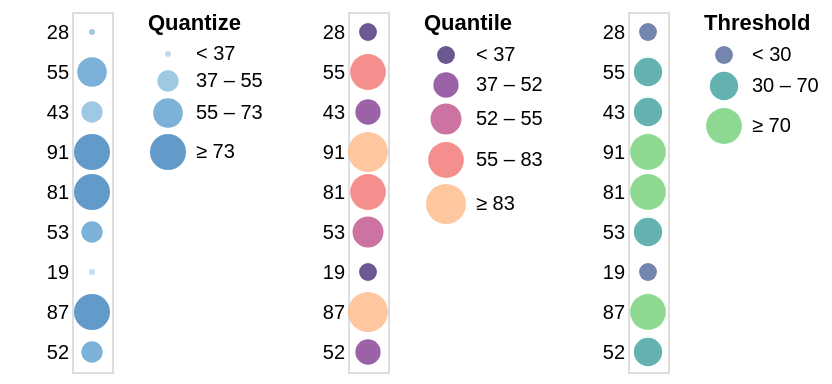

The Vega-Lite source for this figure:
### Vega specification from a JSON file in a GitHub repository (floating-point values rounded to 4 significant figures)
{"$schema": "https://vega.github.io/schema/vega/v4.json", "description": "Horizontally concatenated charts that show different types of discretizing scales.", "autosize": "pad", "padding": 5, "data": [{"name": "source_0", "values": [{"a": "A", "b": 28}, {"a": "B", "b": 55}, {"a": "C", "b": 43}, {"a": "D", "b": 91}, {"a": "E", "b": 81}, {"a": "F", "b": 53}, {"a": "G", "b": 19}, {"a": "H", "b": 87}, {"a": "I", "b": 52}]}], "signals": [{"name": "concat_0_width", "value": 20}, {"name": "concat_0_y_step", "value": 20}, {"name": "concat_0_height", "update": "bandspace(domain('concat_0_y').length, 1, 0.5) * concat_0_y_step"}, {"name": "concat_1_width", "value": 20}, {"name": "concat_1_y_step", "value": 20}, {"name": "concat_1_height", "update": "bandspace(domain('concat_1_y').length, 1, 0.5) * concat_1_y_step"}, {"name": "concat_2_width", "value": 20}, {"name": "concat_2_y_step", "value": 20}, {"name": "concat_2_height", "update": "bandspace(domain('concat_2_y').length, 1, 0.5) * concat_2_y_step"}], "layout": {"padding": {"row": 10, "column": 10}, "bounds": "full", "align": "each"}, "marks": [{"type": "group", "name": "concat_0_group", "style": "cell", "encode": {"update": {"width": {"signal": "concat_0_width"}, "height": {"signal": "concat_0_height"}}}, "marks": [{"name": "concat_0_marks", "type": "symbol", "style": ["circle"], "from": {"data": "source_0"}, "encode": {"update": {"opacity": {"value": 0.7}, "fill": [{"test": "datum[\"b\"] === null || isNaN(datum[\"b\"])", "value": null}, {"scale": "concat_0_color", "field": "b"}], "tooltip": {"signal": "{\"b\": ''+datum[\"b\"], \"Quantize\": format(datum[\"b\"], \"\")}"}, "x": {"signal": "concat_0_width", "mult": 0.5}, "y": {"scale": "concat_0_y", "field": "b"}, "size": {"scale": "concat_0_size", "field": "b"}, "shape": {"value": "circle"}}}}], "axes": [{"scale": "concat_0_y", "orient": "left", "grid": false, "domain": false, "ticks": false, "zindex": 1}], "legends": [{"title": "Quantize", "fill": "concat_0_color", "gradientLength": {"signal": "clamp(concat_0_height, 64, 200)"}, "encode": {"symbols": {"update": {"shape": {"value": "circle"}, "opacity": {"value": 0.7}}}}, "size": "concat_0_size"}]}, {"type": "group", "name": "concat_1_group", "style": "cell", "encode": {"update": {"width": {"signal": "concat_1_width"}, "height": {"signal": "concat_1_height"}}}, "marks": [{"name": "concat_1_marks", "type": "symbol", "style": ["circle"], "from": {"data": "source_0"}, "encode": {"update": {"opacity": {"value": 0.7}, "fill": [{"test": "datum[\"b\"] === null || isNaN(datum[\"b\"])", "value": null}, {"scale": "concat_1_color", "field": "b"}], "tooltip": {"signal": "{\"b\": ''+datum[\"b\"], \"Quantile\": format(datum[\"b\"], \"d\")}"}, "x": {"signal": "concat_1_width", "mult": 0.5}, "y": {"scale": "concat_1_y", "field": "b"}, "size": {"scale": "concat_1_size", "field": "b"}, "shape": {"value": "circle"}}}}], "axes": [{"scale": "concat_1_y", "orient": "left", "grid": false, "domain": false, "ticks": false, "zindex": 1}], "legends": [{"format": "d", "title": "Quantile", "fill": "concat_1_color", "gradientLength": {"signal": "clamp(concat_1_height, 64, 200)"}, "labelOverlap": "greedy", "encode": {"symbols": {"update": {"shape": {"value": "circle"}, "opacity": {"value": 0.7}}}}, "size": "concat_1_size"}]}, {"type": "group", "name": "concat_2_group", "style": "cell", "encode": {"update": {"width": {"signal": "concat_2_width"}, "height": {"signal": "concat_2_height"}}}, "marks": [{"name": "concat_2_marks", "type": "symbol", "style": ["circle"], "from": {"data": "source_0"}, "encode": {"update": {"opacity": {"value": 0.7}, "fill": [{"test": "datum[\"b\"] === null || isNaN(datum[\"b\"])", "value": null}, {"scale": "concat_2_color", "field": "b"}], "tooltip": {"signal": "{\"b\": ''+datum[\"b\"], \"Threshold\": format(datum[\"b\"], \"\")}"}, "x": {"signal": "concat_2_width", "mult": 0.5}, "y": {"scale": "concat_2_y", "field": "b"}, "size": {"scale": "concat_2_size", "field": "b"}, "shape": {"value": "circle"}}}}], "axes": [{"scale": "concat_2_y", "orient": "left", "grid": false, "domain": false, "ticks": false, "zindex": 1}], "legends": [{"title": "Threshold", "fill": "concat_2_color", "gradientLength": {"signal": "clamp(concat_2_height, 64, 200)"}, "labelOverlap": "greedy", "encode": {"symbols": {"update": {"shape": {"value": "circle"}, "opacity": {"value": 0.7}}}}, "size": "concat_2_size"}]}], "scales": [{"name": "concat_0_y", "type": "point", "domain": {"data": "source_0", "field": "b"}, "range": {"step": {"signal": "concat_0_y_step"}}, "padding": 0.5}, {"name": "concat_0_color", "type": "quantize", "domain": {"data": "source_0", "field": "b"}, "range": {"scheme": "blues", "count": 4}, "zero": true}, {"name": "concat_0_size", "type": "quantize", "domain": {"data": "source_0", "field": "b"}, "range": {"signal": "sequence(9, 324 + (324 - 9) / (4 - 1), (324 - 9) / (4 - 1))"}, "zero": false}, {"name": "concat_1_y", "type": "point", "domain": {"data": "source_0", "field": "b"}, "range": {"step": {"signal": "concat_1_y_step"}}, "padding": 0.5}, {"name": "concat_1_color", "type": "quantile", "domain": {"data": "source_0", "field": "b"}, "range": {"scheme": "magma"}}, {"name": "concat_1_size", "type": "quantile", "domain": {"data": "source_0", "field": "b"}, "range": [80, 160, 240, 320, 400]}, {"name": "concat_2_y", "type": "point", "domain": {"data": "source_0", "field": "b"}, "range": {"step": {"signal": "concat_2_y_step"}}, "padding": 0.5}, {"name": "concat_2_color", "type": "threshold", "domain": [30, 70], "range": {"scheme": "viridis"}}, {"name": "concat_2_size", "type": "threshold", "domain": [30, 70], "range": [80, 200, 320]}], "config": {"axisY": {"minExtent": 30}}}
